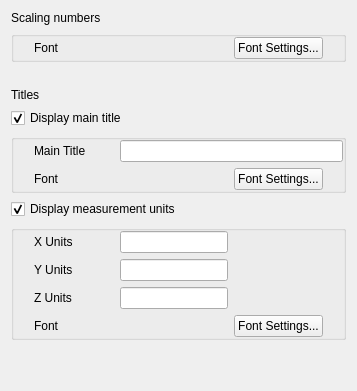
     <widget class="QWidget" name="tab">
      <attribute name="title">
       <string>General</string>
      </attribute>
      <layout class="QVBoxLayout">
       <item>
        <layout class="QHBoxLayout">
         <item>
          <widget class="QLabel" name="textLabel2_2">
           <property name="text">
            <string>Scaling numbers</string>
           </property>
           <property name="wordWrap">
            <bool>false</bool>
           </property>
          </widget>
         </item>
         <item>
          <widget class="Line" name="line5">
           <property name="sizePolicy">
            <sizepolicy hsizetype="Expanding" vsizetype="Fixed">
             <horstretch>0</horstretch>
             <verstretch>0</verstretch>
            </sizepolicy>
           </property>
           <property name="frameShadow">
            <enum>QFrame::Sunken</enum>
           </property>
          </widget>
         </item>
        </layout>
       </item>
       <item>
        <widget class="QGroupBox" name="groupBox1_1">
         <property name="title">
          <string/>
         </property>
         <layout class="QHBoxLayout">
          <property name="leftMargin">
           <number>0</number>
          </property>
          <property name="topMargin">
           <number>0</number>
          </property>
          <property name="rightMargin">
           <number>0</number>
          </property>
          <property name="bottomMargin">
           <number>0</number>
          </property>
          <item>
           <spacer name="spacer48">
            <property name="orientation">
             <enum>Qt::Horizontal</enum>
            </property>
            <property name="sizeType">
             <enum>QSizePolicy::Fixed</enum>
            </property>
            <property name="sizeHint" stdset="0">
             <size>
              <width>20</width>
              <height>20</height>
             </size>
            </property>
           </spacer>
          </item>
          <item>
           <widget class="QLabel" name="textLabel1_1">
            <property name="minimumSize">
             <size>
              <width>80</width>
              <height>0</height>
             </size>
            </property>
            <property name="text">
             <string>Font</string>
            </property>
            <property name="wordWrap">
             <bool>false</bool>
            </property>
           </widget>
          </item>
          <item>
           <widget class="QLabel" name="lineEdit1_1">
            <property name="sizePolicy">
             <sizepolicy hsizetype="Expanding" vsizetype="Fixed">
              <horstretch>0</horstretch>
              <verstretch>0</verstretch>
             </sizepolicy>
            </property>
            <property name="minimumSize">
             <size>
              <width>0</width>
              <height>20</height>
             </size>
            </property>
            <property name="frameShadow">
             <enum>QFrame::Sunken</enum>
            </property>
            <property name="text">
             <string/>
            </property>
            <property name="alignment">
             <set>Qt::AlignVCenter</set>
            </property>
            <property name="wordWrap">
             <bool>false</bool>
            </property>
           </widget>
          </item>
          <item>
           <layout class="QHBoxLayout">
            <item>
             <widget class="QPushButton" name="pushButton1_1">
              <property name="text">
               <string>Font Settings...</string>
              </property>
             </widget>
            </item>
            <item>
             <spacer name="spacer45_3">
              <property name="orientation">
               <enum>Qt::Horizontal</enum>
              </property>
              <property name="sizeType">
               <enum>QSizePolicy::Ignored</enum>
              </property>
              <property name="sizeHint" stdset="0">
               <size>
                <width>20</width>
                <height>20</height>
               </size>
              </property>
             </spacer>
            </item>
           </layout>
          </item>
         </layout>
        </widget>
       </item>
       <item>
        <spacer name="spacer131">
         <property name="orientation">
          <enum>Qt::Vertical</enum>
         </property>
         <property name="sizeType">
          <enum>QSizePolicy::Minimum</enum>
         </property>
         <property name="sizeHint" stdset="0">
          <size>
           <width>20</width>
           <height>20</height>
          </size>
         </property>
        </spacer>
       </item>
       <item>
        <layout class="QHBoxLayout">
         <item>
          <widget class="QLabel" name="textLabel2_3">
           <property name="text">
            <string>Titles</string>
           </property>
           <property name="wordWrap">
            <bool>false</bool>
           </property>
          </widget>
         </item>
         <item>
          <widget class="Line" name="line5_2">
           <property name="sizePolicy">
            <sizepolicy hsizetype="Expanding" vsizetype="Fixed">
             <horstretch>0</horstretch>
             <verstretch>0</verstretch>
            </sizepolicy>
           </property>
           <property name="frameShadow">
            <enum>QFrame::Sunken</enum>
           </property>
          </widget>
         </item>
        </layout>
       </item>
       <item>
        <widget class="QCheckBox" name="checkBox1_1">
         <property name="text">
          <string>Display main title</string>
         </property>
         <property name="checked">
          <bool>true</bool>
         </property>
        </widget>
       </item>
       <item>
        <widget class="QGroupBox" name="groupBox1_2">
         <property name="title">
          <string/>
         </property>
         <layout class="QGridLayout">
          <property name="leftMargin">
           <number>0</number>
          </property>
          <property name="topMargin">
           <number>0</number>
          </property>
          <property name="rightMargin">
           <number>0</number>
          </property>
          <property name="bottomMargin">
           <number>0</number>
          </property>
          <item row="1" column="2">
           <widget class="QLabel" name="lineEdit1_3">
            <property name="sizePolicy">
             <sizepolicy hsizetype="Expanding" vsizetype="Fixed">
              <horstretch>0</horstretch>
              <verstretch>0</verstretch>
             </sizepolicy>
            </property>
            <property name="minimumSize">
             <size>
              <width>0</width>
              <height>20</height>
             </size>
            </property>
            <property name="frameShadow">
             <enum>QFrame::Sunken</enum>
            </property>
            <property name="text">
             <string/>
            </property>
            <property name="alignment">
             <set>Qt::AlignVCenter</set>
            </property>
            <property name="wordWrap">
             <bool>false</bool>
            </property>
           </widget>
          </item>
          <item row="0" column="2" colspan="2">
           <widget class="QLineEdit" name="lineEdit1_2">
            <property name="text">
             <string/>
            </property>
           </widget>
          </item>
          <item row="1" column="3">
           <layout class="QHBoxLayout">
            <item>
             <widget class="QPushButton" name="pushButton1_2">
              <property name="text">
               <string>Font Settings...</string>
              </property>
             </widget>
            </item>
            <item>
             <spacer name="spacer45">
              <property name="orientation">
               <enum>Qt::Horizontal</enum>
              </property>
              <property name="sizeType">
               <enum>QSizePolicy::Ignored</enum>
              </property>
              <property name="sizeHint" stdset="0">
               <size>
                <width>20</width>
                <height>20</height>
               </size>
              </property>
             </spacer>
            </item>
           </layout>
          </item>
          <item row="1" column="1">
           <widget class="QLabel" name="textLabel1_3">
            <property name="text">
             <string>Font</string>
            </property>
            <property name="wordWrap">
             <bool>false</bool>
            </property>
           </widget>
          </item>
          <item row="0" column="0" rowspan="2">
           <spacer name="spacer27">
            <property name="orientation">
             <enum>Qt::Horizontal</enum>
            </property>
            <property name="sizeType">
             <enum>QSizePolicy::Fixed</enum>
            </property>
            <property name="sizeHint" stdset="0">
             <size>
              <width>20</width>
              <height>20</height>
             </size>
            </property>
           </spacer>
          </item>
          <item row="0" column="1">
           <widget class="QLabel" name="textLabel1_2">
            <property name="minimumSize">
             <size>
              <width>80</width>
              <height>0</height>
             </size>
            </property>
            <property name="text">
             <string>Main Title</string>
            </property>
            <property name="wordWrap">
             <bool>false</bool>
            </property>
           </widget>
          </item>
         </layout>
        </widget>
       </item>
       <item>
        <widget class="QCheckBox" name="checkBox1_2">
         <property name="text">
          <string>Display measurement units</string>
         </property>
         <property name="checked">
          <bool>true</bool>
         </property>
        </widget>
       </item>
       <item>
        <widget class="QGroupBox" name="groupBox1_3">
         <property name="title">
          <string/>
         </property>
         <layout class="QGridLayout">
          <property name="leftMargin">
           <number>0</number>
          </property>
          <property name="topMargin">
           <number>0</number>
          </property>
          <property name="rightMargin">
           <number>0</number>
          </property>
          <property name="bottomMargin">
           <number>0</number>
          </property>
          <item row="1" column="1">
           <widget class="QLabel" name="textLabel1_5">
            <property name="minimumSize">
             <size>
              <width>80</width>
              <height>0</height>
             </size>
            </property>
            <property name="text">
             <string>Y Units</string>
            </property>
            <property name="wordWrap">
             <bool>false</bool>
            </property>
           </widget>
          </item>
          <item row="2" column="1">
           <widget class="QLabel" name="textLabel1_6">
            <property name="minimumSize">
             <size>
              <width>80</width>
              <height>0</height>
             </size>
            </property>
            <property name="text">
             <string>Z Units</string>
            </property>
            <property name="wordWrap">
             <bool>false</bool>
            </property>
           </widget>
          </item>
          <item row="3" column="3">
           <layout class="QHBoxLayout">
            <item>
             <widget class="QPushButton" name="pushButton1_3">
              <property name="text">
               <string>Font Settings...</string>
              </property>
             </widget>
            </item>
            <item>
             <spacer name="spacer45_2">
              <property name="orientation">
               <enum>Qt::Horizontal</enum>
              </property>
              <property name="sizeType">
               <enum>QSizePolicy::Ignored</enum>
              </property>
              <property name="sizeHint" stdset="0">
               <size>
                <width>20</width>
                <height>20</height>
               </size>
              </property>
             </spacer>
            </item>
           </layout>
          </item>
          <item row="0" column="1">
           <widget class="QLabel" name="textLabel1_4">
            <property name="minimumSize">
             <size>
              <width>80</width>
              <height>0</height>
             </size>
            </property>
            <property name="text">
             <string>X Units</string>
            </property>
            <property name="wordWrap">
             <bool>false</bool>
            </property>
           </widget>
          </item>
          <item row="1" column="2">
           <widget class="QLineEdit" name="lineEdit1_5"/>
          </item>
          <item row="3" column="2">
           <widget class="QLabel" name="lineEdit1_7">
            <property name="sizePolicy">
             <sizepolicy hsizetype="Expanding" vsizetype="Fixed">
              <horstretch>0</horstretch>
              <verstretch>0</verstretch>
             </sizepolicy>
            </property>
            <property name="minimumSize">
             <size>
              <width>0</width>
              <height>20</height>
             </size>
            </property>
            <property name="frameShadow">
             <enum>QFrame::Sunken</enum>
            </property>
            <property name="text">
             <string/>
            </property>
            <property name="alignment">
             <set>Qt::AlignVCenter</set>
            </property>
            <property name="wordWrap">
             <bool>false</bool>
            </property>
           </widget>
          </item>
          <item row="1" column="0" rowspan="2">
           <spacer name="spacer31">
            <property name="orientation">
             <enum>Qt::Horizontal</enum>
            </property>
            <property name="sizeType">
             <enum>QSizePolicy::Fixed</enum>
            </property>
            <property name="sizeHint" stdset="0">
             <size>
              <width>20</width>
              <height>20</height>
             </size>
            </property>
           </spacer>
          </item>
          <item row="2" column="2">
           <widget class="QLineEdit" name="lineEdit1_6"/>
          </item>
          <item row="0" column="2">
           <widget class="QLineEdit" name="lineEdit1_4"/>
          </item>
          <item row="1" column="3">
           <spacer name="spacer97">
            <property name="orientation">
             <enum>Qt::Horizontal</enum>
            </property>
            <property name="sizeType">
             <enum>QSizePolicy::Ignored</enum>
            </property>
            <property name="sizeHint" stdset="0">
             <size>
              <width>20</width>
              <height>20</height>
             </size>
            </property>
           </spacer>
          </item>
          <item row="3" column="1">
           <widget class="QLabel" name="textLabel1_7">
            <property name="text">
             <string>Font</string>
            </property>
            <property name="wordWrap">
             <bool>false</bool>
            </property>
           </widget>
          </item>
         </layout>
        </widget>
       </item>
       <item>
        <spacer name="spacer85">
         <property name="orientation">
          <enum>Qt::Vertical</enum>
         </property>
         <property name="sizeType">
          <enum>QSizePolicy::MinimumExpanding</enum>
         </property>
         <property name="sizeHint" stdset="0">
          <size>
           <width>20</width>
           <height>40</height>
          </size>
         </property>
        </spacer>
       </item>
      </layout>
     </widget>
